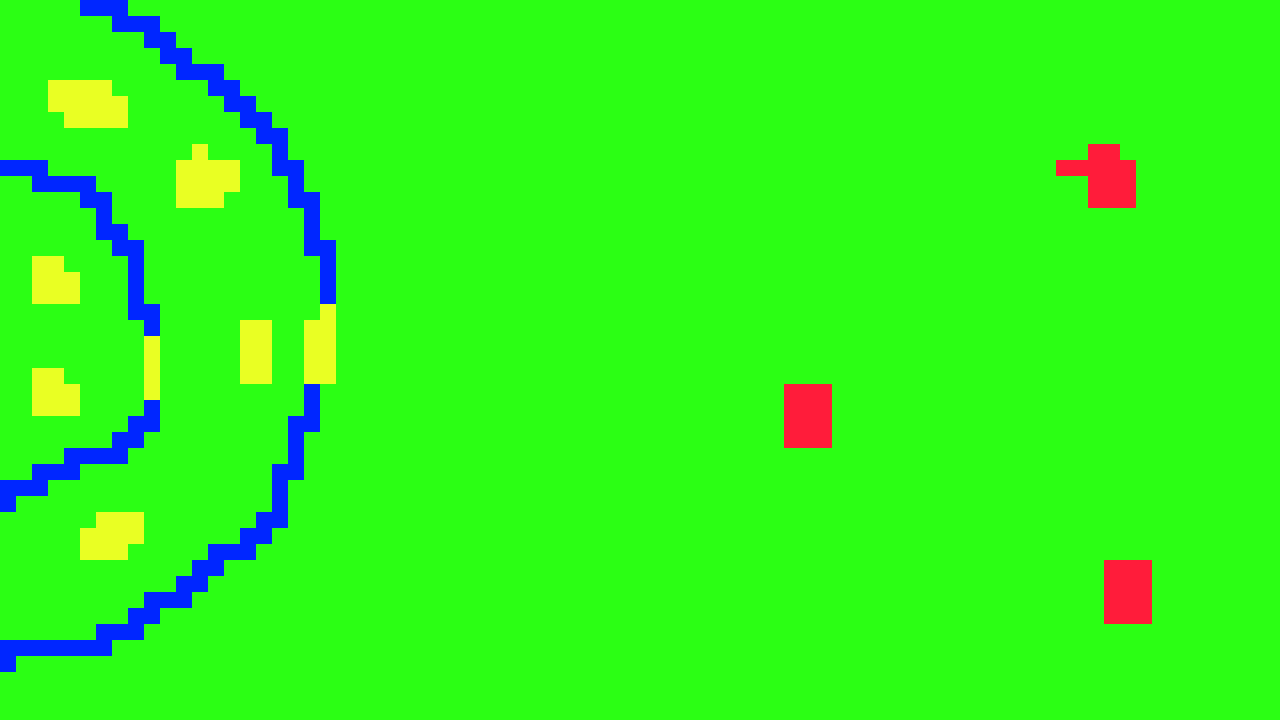

Rendered tile map (Tiled .tmx) drawn with the repository's tilesets; below, a short description and the map source with its tile grids summarised:
An orthogonal 80x45 tile map with 16x16 px tiles, 1 tile layer (tiles) and 6 objects.

<map version="1.0" orientation="orthogonal" width="80" height="45" tilewidth="16" tileheight="16">
 <tileset firstgid="1" name="map" tilewidth="16" tileheight="16">
  <image source="../../assets/map/map.png" width="32" height="32" />
 </tileset>
 <layer name="tiles" width="80" height="45">
  <data>[3600 cells, 3600 non-empty, 4 distinct tile ids]</data>
 </layer>
 <objectgroup name="objects" width="80" height="45">
  <object x="520" y="102" width="76" height="74" />
  <object x="488" y="442" width="62" height="54" />
  <object x="618" y="314" width="26" height="24" />
  <object x="748" y="194" width="54" height="42" />
  <object x="736" y="530" width="52" height="46" />
  <object x="1056" y="386" width="98" height="96" />
 </objectgroup>
</map>
